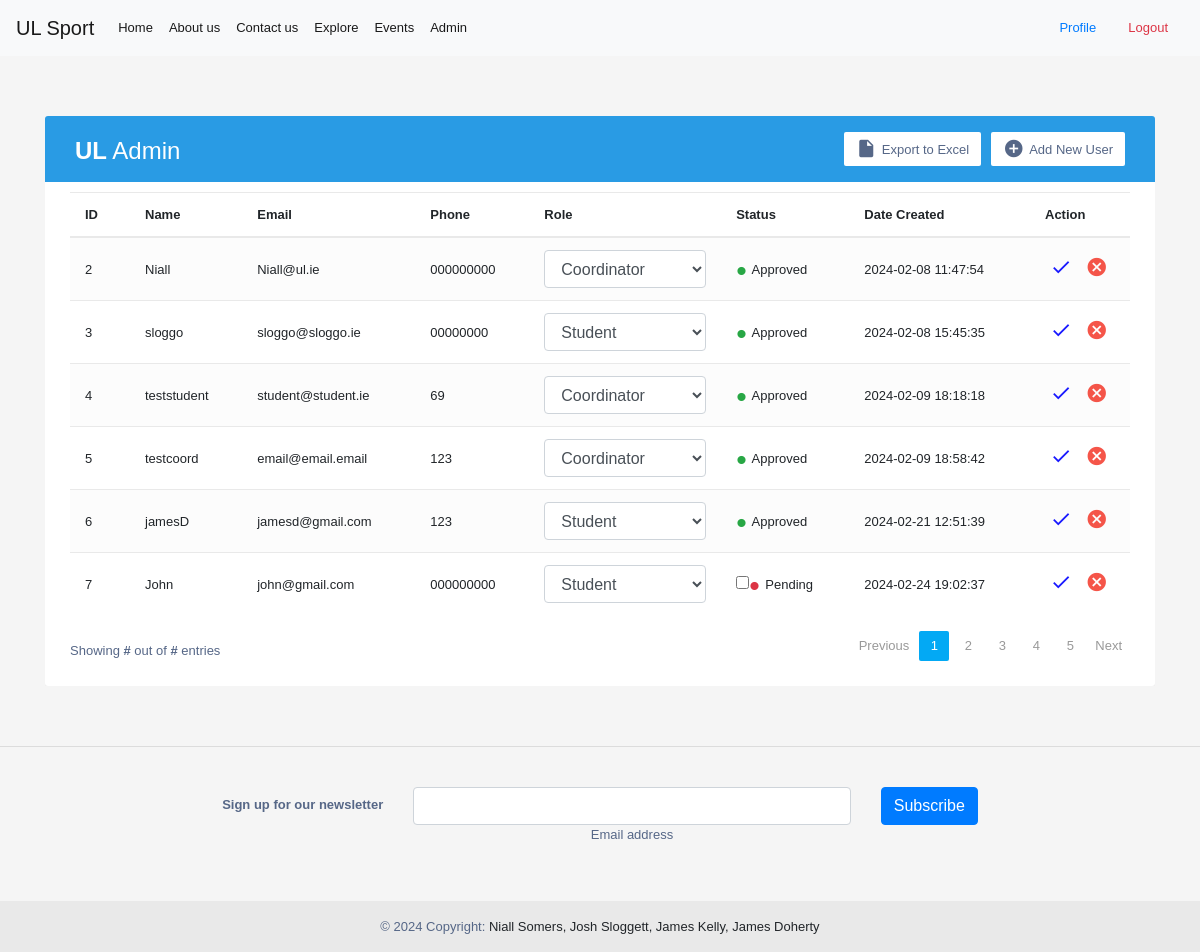
The page /admin (signed in) on the database as committed earlier.
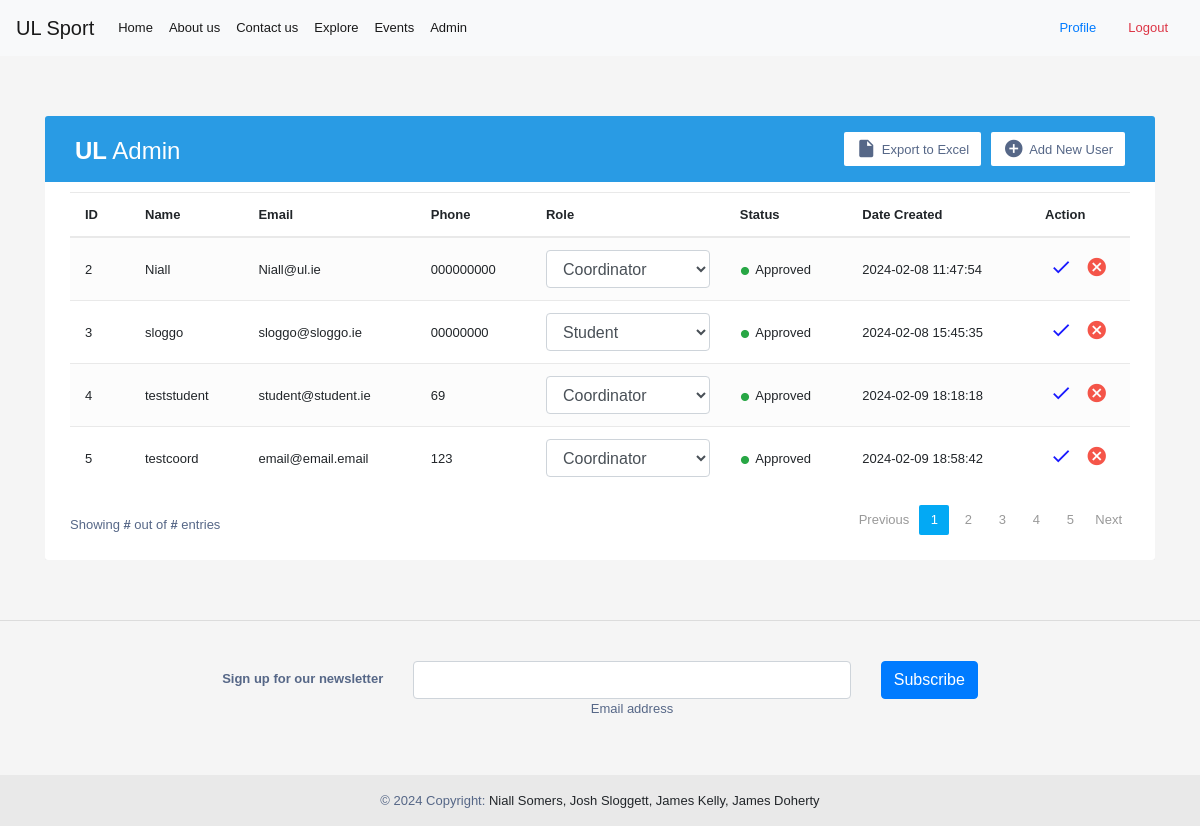
The same page on the database as committed later.
### tables this page shows
CREATE TABLE Users (
    UserID INTEGER PRIMARY KEY AUTOINCREMENT,
    Username TEXT NOT NULL,
    Password TEXT NOT NULL,
    Contact TEXT NOT NULL,
    Email TEXT NOT NULL,
    Role TEXT NOT NULL,
    ApprovalStatus TEXT DEFAULT 'Pending',
    CreatedAt TIMESTAMP DEFAULT CURRENT_TIMESTAMP,
    UpdatedAt TIMESTAMP DEFAULT CURRENT_TIMESTAMP
);

### permissionpages.py (the view)
def admin():
    if current_user is None:
        return render_template('/home.html',)
    else:
        conn = db.connect('db/user_data.db')
        cursor = conn.cursor()
        cursor.execute('SELECT * FROM Users WHERE UserID = ?', (current_user.id,))
        role_data = cursor.fetchone()
        cursor.execute('SELECT userid, username, email, contact, role, CreatedAt,approvalstatus FROM Users WHERE Role != \'Admin\'')
        user_data = cursor.fetchall()
        return render_template('/admin.html', current_user=current_user, role=role_data[5], users_data=user_data)

### app.py (called while the page is built)
@login_manager.user_loader
def load_user(user_id):
    conn = db.connect('db/user_data.db')
    cursor = conn.cursor()
    cursor.execute('SELECT * FROM Users WHERE UserID = ?', (user_id,))
    user_data = cursor.fetchone()
    conn.close()
    if user_data:
        return auth.User(user_data[0], user_data[1])

### templates/admin.html (shortened to what this page needs)
{% extends "base.html" %}
{% block content %}
{% if role == 'Admin' %}
<div class="container-xl">
    <div class="table-responsive">
        <div class="table-wrapper">
            <div class="table-title">
                <div class="row">
                    <div class="col-sm-5">
                        <h2><b>UL</b> Admin</h2>
                    </div>
                    <div class="col-sm-7">
                        <a href="#" class="btn btn-secondary"><i class="material-icons">&#xE147;</i> <span>Add New User</span></a>
                        <a href="#" class="btn btn-secondary"><i class="material-icons">&#xE24D;</i> <span>Export to Excel</span></a>
                    </div>
                </div>
            </div>
            <table class="table table-striped table-hover">
                <thead>
                    <tr>
                        <th>ID</th>
                        <th>Name</th>
                        <th>Email</th>
                        <th>Phone</th>
                        <th>Role</th>
                        <th>Status</th>
                        <th>Date Created</th>
                        <th>Action</th>
                    </tr>
                </thead>
                <tbody>
                {% for data in users_data %}
                    <tr>
                        <td>{{data[0]}}</td>
                        <td>{{data[1]}}</td>
                        <td>{{data[2]}}</td>
                        <td>{{data[3]}}</td>
                        <form method="post" action="{{ url_for('updateMember') }}">
                            <td>
                                        <select class="select form-control" id="select" name="role">
                                            <option value="Coordinator" {% if data[4] == "Coordinator" %}selected{% endif %}>Coordinator</option>
                                            <option value="Student" {% if data[4] == "Student" %}selected{% endif %}>Student</option>
                                        </select>
                            </td>
                            {% if data[6] != "Pending" %}
                                <td><input type="hidden" name="approval" value="on"/><span class="status text-success">&bull;</span> {{data[6]}}</td>
                            {% else %}
                                <td><input type="checkbox" name="approval"/><span class="status text-danger">&bull;</span> {{data[6]}}</td>
                            {% endif %}
                            <td>{{data[5]}}</td>
                            <td>
                                  <button type="submit" style="background: transparent; border: 0; padding: 0; color: blue;" class="update-user" title="Update User" data-toggle="tooltip">
                                    <i class="material-icons">&#xE5CA;</i>
                                  </button>
                                <a href="#" class="delete" title="Delete" data-toggle="tooltip"><i class="material-icons">&#xE5C9;</i></a>
                            </td>
                        </form>
                    </tr>
                    {% endfor %}
                </tbody>
            </table>
            <div class="clearfix">
                <div class="hint-text">Showing <b>#</b> out of <b>#</b> entries</div>
                <ul class="pagination">
                    <li class="page-item disabled"><a href="#">Previous</a></li>
                    <li class="page-item active"><a href="#" class="page-link">1</a></li>
                    <li class="page-item"><a href="#" class="page-link">2</a></li>
                    <li class="page-item "><a href="#" class="page-link">3</a></li>
                    <li class="page-item"><a href="#" class="page-link">4</a></li>
                    <li class="page-item"><a href="#" class="page-link">5</a></li>
                    <li class="page-item"><a href="#" class="page-link">Next</a></li>
                </ul>
            </div>
        </div>
    </div>
</div>
        {% else %}
        <p>{{current_user.username}} is not authorized to access this page!</p>
        {% endif %}
{% endblock %}

### templates/base.html (shortened to what this page needs)
<!DOCTYPE html>
<html lang="en">
<head>
        <link rel="stylesheet" href="https://cdn.jsdelivr.net/npm/bootstrap@4.6.2/dist/css/bootstrap.min.css">
</head>
<body>
    <nav class="navbar navbar-expand-lg navbar-light bg-light navbar sticky-top">
        <a class="navbar-brand" href="#">UL Sport</a>
        <div class="collapse navbar-collapse" id="navbarSupportedContent">
          <ul class="navbar-nav mr-auto">
            <li class="nav-item active">
              <a class="nav-link" href="{{url_for('home')}}">Home <span class="sr-only">(current)</span></a>
            </li>
            <li class="nav-item active">
              <a class="nav-link" href="{{url_for('about')}}">About us<span class="sr-only">(current)</span></a>
            </li>
            <li class="nav-item active">
              <a class="nav-link" href="{{url_for('contact')}}">Contact us<span class="sr-only">(current)</span></a>
            </li>
            <li class="nav-item active">
              <a class="nav-link" href="{{url_for('explore')}}">Explore<span class="sr-only">(current)</span></a>
            </li>
              <li class="nav-item active">
              <a class="nav-link" href="{{url_for('events')}}">Events<span class="sr-only">(current)</span></a>
              </li>
              {% if user_data.role == 'Admin' %}
            <li class="nav-item active">
              <a class="nav-link" href="{{url_for('admin')}}">Admin<span class="sr-only">(current)</span></a>
            </li>
              {% endif %}
          </ul>
            {% if not current_user.is_authenticated %}
            <a class="nav-link" href="{{url_for('login')}}">Login<span class="sr-only">(current)</span></a>
            {% else %}
            <a class="nav-link" href="{{url_for('profile')}}">Profile<span class="sr-only">(current)</span></a>
            <a class="nav-link text-danger" href="{{url_for('logout')}}">Logout<span class="sr-only">(current)</span></a>
            {% endif %}
          </div>
      </nav>
    <div id="content">
        {% block content %}{% endblock %}
    </div>
    <footer class="bg-body-tertiary text-center">
      <hr>
        <div class="container p-4 pb-0">
          <section class="">
            <form action="">
              <div class="row d-flex justify-content-center">
                <div class="col-auto">
                  <p class="pt-2">
                    <strong>Sign up for our newsletter</strong>
                  </p>
                </div>
                <div class="col-md-5 col-12">
                  <div data-mdb-input-init class="form-outline mb-4">
                    <input type="email" id="form5Example26" class="form-control" />
                    <label class="form-label" for="form5Example26">Email address</label>
                  </div>
                </div>
                <div class="col-auto">
                  <button data-mdb-ripple-init type="submit" class="btn btn-primary mb-4">
                    Subscribe
                  </button>
                </div>
              </div>
            </form>
          </section>
        </div>
        <div class="text-center p-3" style="background-color: rgba(0, 0, 0, 0.05);">
          © 2024 Copyright:
          <a class="text-body" href="https://mdbootstrap.com/">Niall Somers, Josh Sloggett, James Kelly, James Doherty</a>
        </div>
      </footer>
</body>
</html>

### templates/base.html (style rules this page uses)
footer { bottom:0; width: 100%; margin-top: 5%; }
body { min-height: 100vh; overflow-x: hidden; }
nav { margin-bottom: 5%; }

### templates/admin.html (style rules this page uses)
body { color: #566787; background: #f5f5f5; font-family: 'Varela Round', sans-serif; font-size: 13px; }
.table-responsive { margin: 30px 0; }
.table-wrapper { min-width: 1000px; background: #fff; padding: 20px 25px; border-radius: 3px; box-shadow: 0 1px 1px rgba(0,0,0,.05); }
.table-title { padding-bottom: 15px; background: #299be4; color: #fff; padding: 16px 30px; margin: -20px -25px 10px; border-radius: 3px 3px 0 0; }
.table-title h2 { margin: 5px 0 0; font-size: 24px; }
.table-title .btn { color: #566787; float: right; font-size: 13px; background: #fff; border: none; min-width: 50px; border-radius: 2px; border: none; outline: none !important; margin-left: 10px; }
.table-title .btn i { float: left; font-size: 21px; margin-right: 5px; }
.table-title .btn span { float: left; margin-top: 2px; }
table.table tr th, table.table tr td { border-color: #e9e9e9; padding: 12px 15px; vertical-align: middle; }
table.table tr th:first-child { width: 60px; }
table.table tr th:last-child { width: 100px; }
table.table-striped tbody tr:nth-of-type(odd) { background-color: #fcfcfc; }
table.table td:last-child i { opacity: 0.9; font-size: 22px; margin: 0 5px; }
table.table td a { font-weight: bold; color: #566787; display: inline-block; text-decoration: none; }
table.table td a.delete { color: #F44336; }
table.table td i { font-size: 19px; }
.status { font-size: 30px; margin: 2px 2px 0 0; display: inline-block; vertical-align: middle; line-height: 10px; }
.text-success { color: #10c469; }
.text-danger { color: #ff5b5b; }
.pagination { float: right; margin: 0 0 5px; }
.pagination li a { border: none; font-size: 13px; min-width: 30px; min-height: 30px; color: #999; margin: 0 2px; line-height: 30px; border-radius: 2px !important; text-align: center; padding: 0 6px; }
.pagination li.active a, .pagination li.active a.page-link { background: #03A9F4; }
.hint-text { float: left; margin-top: 10px; font-size: 13px; }

Rows that differ between the two databases and show on the page:
removed Users: UserID "6", Username "jamesD", Email "jamesd@gmail.com", Contact "123", role "Student", ApprovalStatus "Approved", CreatedAt "2024-02-21 12:51:39"
removed Users: UserID "7", Username "John", Email "john@gmail.com", Contact "000000000", role "Student", ApprovalStatus "Pending", CreatedAt "2024-02-24 19:02:37"
